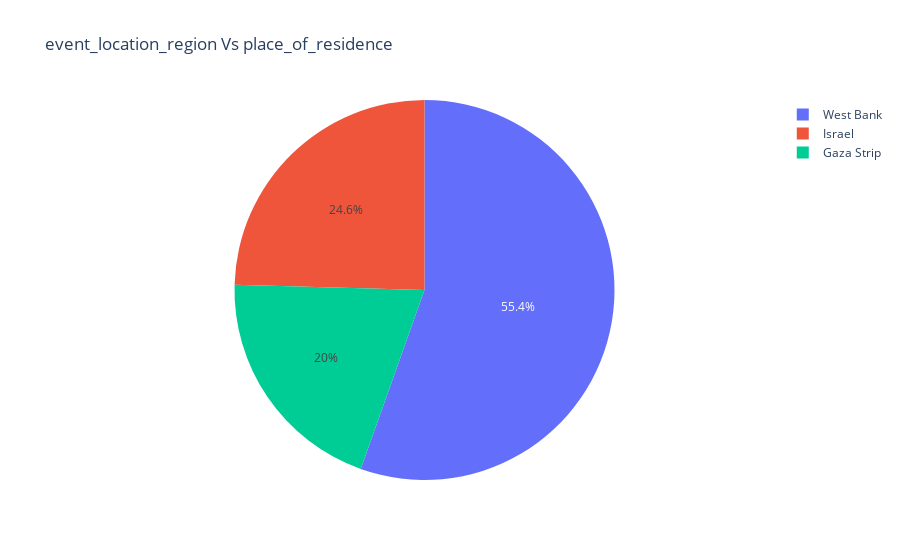

The notebook cell saved with this chart:
### Code cell
fig3=px.pie(names=df.groupby('event_location_region')['place_of_residence'].nunique().index,values=df.groupby('event_location_region')['place_of_residence'].nunique().values,title='event_location_region Vs place_of_residence')
fig3.show()

### Figure 1 — Plotly figure (JSON) as saved in the notebook; plotly's stock layout.template omitted (floating-point values rounded to 4 significant figures)
{"data": [{"domain": {"x": [0, 1], "y": [0, 1]}, "hovertemplate": "label=%{label}<br>value=%{value}<extra></extra>", "labels": ["Gaza Strip", "Israel", "West Bank"], "legendgroup": "", "name": "", "showlegend": true, "type": "pie", "values": [145, 178, 402]}], "layout": {"legend": {"tracegroupgap": 0}, "title": {"text": "event_location_region Vs place_of_residence"}}}
